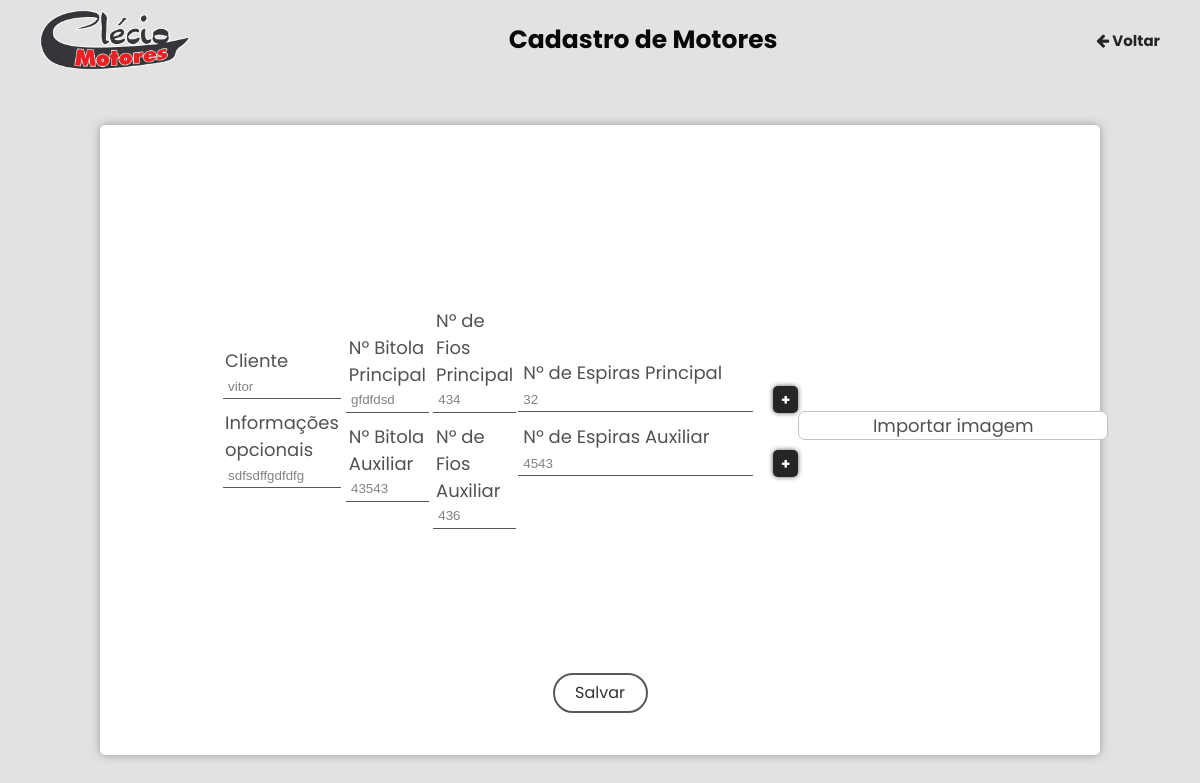
The app's page /editarMotorSP.php?id=1 (signed in) with its own data.
### tables this page shows
CREATE TABLE `motorsp` (
  `id` int(11) NOT NULL,
  `cliente` varchar(50) NOT NULL,
  `bitolasP` varchar(30) NOT NULL,
  `fiosP` varchar(30) NOT NULL,
  `espirasP` varchar(30) NOT NULL,
  `bitolaAux` varchar(30) NOT NULL,
  `fiosAux` int(30) NOT NULL,
  `espirasAux` varchar(30) NOT NULL,
  `informacoes` varchar(120) NOT NULL,
  `imagem` varchar(255) NOT NULL
);

### CLASSES/Motores.php (called while the page is built, shortened)
<?php
Class Motor{
    public function selecionaSP($id){
        global $pdo;
        $sql = "SELECT * FROM motorsp WHERE id = $id";
        $sql = $pdo->prepare($sql);
        $sql->execute();
        $motor = $sql->fetch();
        return $motor;
    }
}
?>

### editarMotorSP.php (the view, shortened to what this page needs)
<?php
if(!isset($_SESSION['id_user'])){
    header("location: index.php");
    exit;
} else {
    require_once 'CLASSES/Motores.php';
    $m = new Motor;
    if(isset($_GET['id'])) {
        $id = $_GET['id'];
    }	else {
        echo 'Código não informado!';
        exit;
    }
    $motor = $m->selecionaSP($id);
?>
<!DOCTYPE html>
<html lang="pt-br">
<head>
    <link rel="stylesheet" href="https://cdnjs.cloudflare.com/ajax/libs/font-awesome/4.7.0/css/font-awesome.min.css">
    <link rel="stylesheet" type="text/css" href="CSS/stylecadMotores.css" />
</head>
<body>
    <header>
        <img src="images/logo.png">
        <h1>Cadastro de Motores</h1>
        <a href="pesquisa.php"><i class="fa fa-arrow-left" aria-hidden="true"></i> Voltar</a>
    </header>
    <div class="container">
        <form method="POST" id="form" enctype="multipart/form-data">
        <div class="box" id="box">
                <div class="content">
                    <div class="row">
                        <div class="input">
                            <label>Cliente</label>
                            <input type="text" name="cliente" id="cliente" value="<?= $motor['cliente']?>">
                        </div>
                        <div class="input">
                            <label>Informações opcionais</label>
                            <input type="text" name="informacoes" id="informacoes" value="<?= $motor['informacoes']?>">
                        </div>
                    </div>
                    <div class="row">
                        <div class="input">
                            <label>Nº Bitola Principal</label>
                            <input type="text" name="bitolaP" id="bitolaP" value="<?= $motor['bitolasP']?>">
                        </div>
                        <div class="input" id="bitolaA">
                            <label>Nº Bitola Auxiliar</label>
                            <input type="text" name="bitolaA" id="bitolaAux" value="<?= $motor['bitolaAux']?>">
                        </div>
                    </div>
                    <div class="row">
                        <div class="input">
                            <label>Nº de Fios Principal</label>
                            <input type="number" name="fiosP" id="fiosP" value="<?= $motor['fiosP']?>">
                        </div>
                        <div class="input" id="inputfiosA">
                            <label>Nº de Fios Auxiliar</label>
                            <input type="number" name="fiosA" id="fiosA" value="<?= $motor['fiosAux']?>">
                        </div>
                    </div>
                    <div class="row">
                        <div class="input" id="inputespiras">
                            <label>Nº de Espiras Principal</label>
                            <div class="box-add">
                                <div class="field">
                                    <input type="text" name="espirasP[]" id="espirasP" value="<?= $motor['espirasP']?>">
                                </div>
                                <div class="button-box">
                                    <input type="button" name="submit" id="submit" value="+" onclick="add_more()">
                                </div>
                            </div>
                        </div>
                        <div class="input" id="inputespirasA">
                            <label>Nº de Espiras Auxiliar</label>
                            <div class="box-add">
                                <div class="field">
                                    <input type="text" name="espirasA[]" id="espirasA" value="<?= $motor['espirasAux']?>">
                                </div>
                                <div class="button-box">
                                    <input type="button" name="submitA" id="submit2A" value="+" onclick="add_more2()">
                                </div>
                            </div>
                        </div>
                    </div>
                    <div class="center">
                        <div class="input">
                            <div class="inputfile">
                                <label for="imagem">Importar imagem</label>
                            </div>
                        </div>
                    </div>
                </div>
                <div class="btn">
                    <button name="salvar" type="submit" onclick="return checkInputs();">Salvar</button>
                </div>
            </div>
        </form>
    </div>
</body>
</html>
<?php
    }
?>

### CSS/stylecadMotores.css (style rules this page uses)
* { padding: 0; margin: 0; box-sizing: border-box; }
html { font-family: Poppins; }
a { text-decoration: none; }
body { background-color: #e2e2e2; }
header { width: 100%; height: 80px; display: flex; justify-content: space-between; align-items: center; padding: 0 40px; }
header img { margin-right: auto; max-width: 150px; }
header h1 { text-align: center; margin-right: auto; font: bold 25px Poppins; color: rgb(8, 8, 8); }
header a { font: bold 15px Poppins; cursor: pointer; color: #252525; transition: 0.2s; }
.container { width: 100%; height: 90vh; display: flex; justify-content: center; align-items: center; }
.box { width: 1000px; height: 630px; display: flex; flex-direction: column; justify-content: center; align-items: center; background-color: #ffffff; border-radius: 5px; box-shadow: 0 0 10px rgb(153, 153, 153); }
.content { width: 100%; height: 500px; display: flex; justify-content: space-between; align-items: center; padding: 0 120px; }
.input { height: 100%; display: flex; flex-direction: column; justify-content: center; align-items: center; padding: 5px 0; }
.input label { margin-right: auto; padding: 0 5px; font: 18px Poppins; color: rgb(82, 82, 82); }
.input input { width: 95%; height: 25px; outline: none; border: none; border-bottom: 1.5px solid #585858; padding: 2px 5px; color: #838383; transition: 0.3s; }
.inputfile { height: 100%; }
.inputfile label { display: flex; justify-content: space-around; align-items: center; width: 310px; height: auto; background: #FFFFFF; margin-top: 15px; border: 1px solid #C2C2C2; border-radius: 7px; cursor: pointer; }
.btn { width: 100px; margin-top: 5px; display: flex; justify-content: center; align-items: center; }
.btn button { width: 95%; height: 40px; background: none; outline: none; border: 2px solid #585858; border-radius: 30px; font: 16px Poppins; color: #313131; transition: 0.3s; }
.box-add { width: 280px; display: flex; }
.field { width: 270px; }
.box-add input { width: 235px; }
.button-box input { width: 25px; height: 27px; background-color: #252525; box-shadow: 0 0 5px #585858; border-radius: 5px; font: bold 15px Poppins; color: #fff; outline: none; border: none; cursor: pointer; }

### records on screen
motorsp: cliente "vitor", informacoes "sdfsdffgdfdfg", bitolaP "gfdfdsd", bitolaA "43543", fiosP "434", fiosA "436", espirasP "32", espirasAux "4543"
